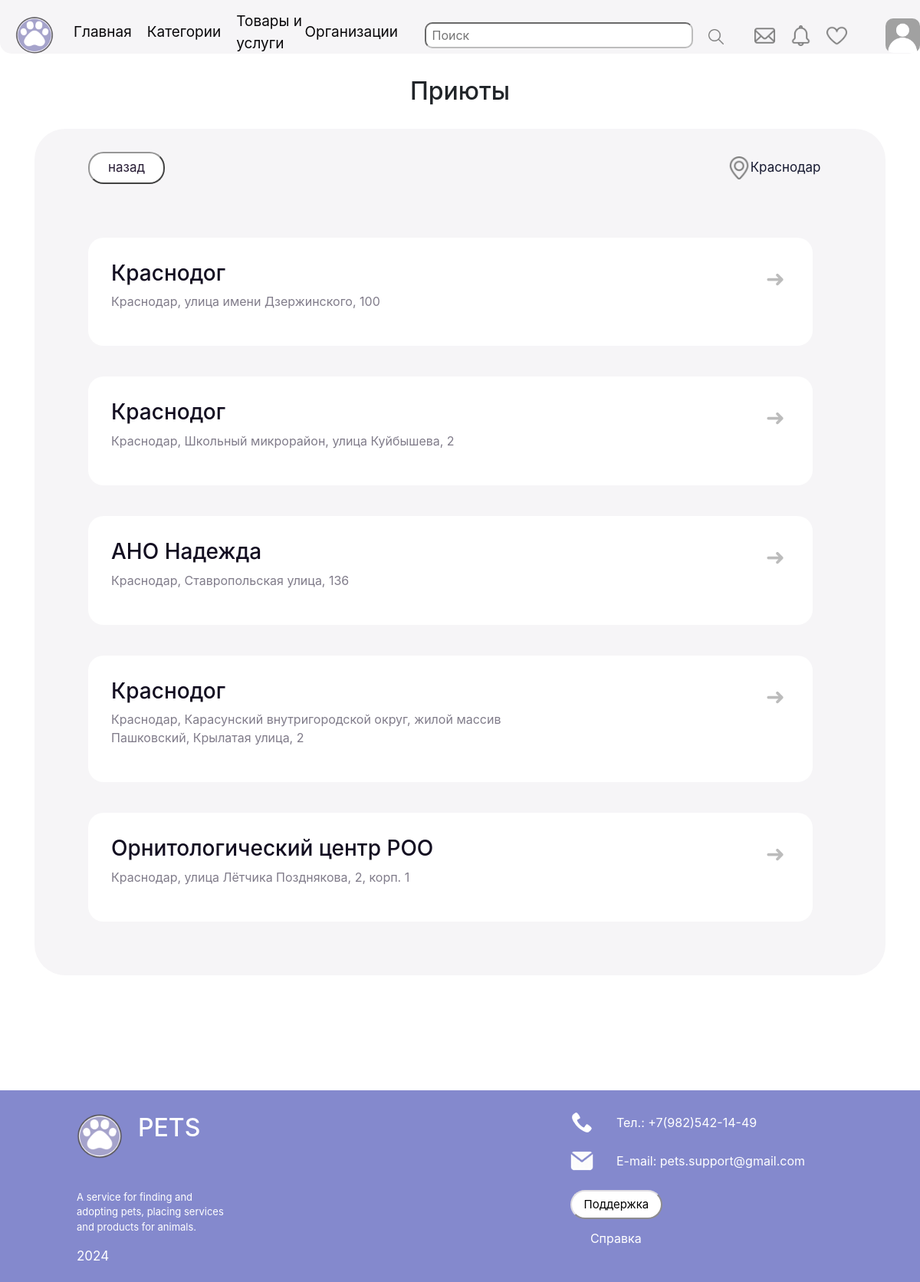
Page /organizations/shelters (signed in) on the committed database.
### data/users.py (models this page shows, shortened)
class User(SqlAlchemyBase, UserMixin):
    __tablename__ = 'users'
    id = sqlalchemy.Column(sqlalchemy.Integer,
                           primary_key=True, autoincrement=True)
    name = sqlalchemy.Column(sqlalchemy.String, nullable=False)
    about = sqlalchemy.Column(sqlalchemy.String, nullable=True)
    photo = sqlalchemy.Column(sqlalchemy.String, nullable=True)
    email = sqlalchemy.Column(sqlalchemy.String,
                              index=True, unique=True, nullable=False)
    hashed_password = sqlalchemy.Column(sqlalchemy.String, nullable=False)
    created_date = sqlalchemy.Column(sqlalchemy.DateTime,
                                     default=datetime.datetime.now)
    posts = orm.relationship("Post", back_populates='user')
    city = sqlalchemy.Column(sqlalchemy.String, default='Москва')

### data/organizations.py (models this page shows)
class Organizations(SqlAlchemyBase):
    __tablename__ = 'organizations'
    id = sqlalchemy.Column(sqlalchemy.Integer,
                           primary_key=True, autoincrement=True)
    name = sqlalchemy.Column(sqlalchemy.String, nullable=False)
    type = sqlalchemy.Column(sqlalchemy.String)
    address = sqlalchemy.Column(sqlalchemy.String)
    hours = sqlalchemy.Column(sqlalchemy.String)
    url = sqlalchemy.Column(sqlalchemy.String)
    contacts = sqlalchemy.Column(sqlalchemy.String)
    city = sqlalchemy.Column(sqlalchemy.String, default='Москва')

### main.py (the view, shortened to what this page needs)
@app.route('/organizations/<types>')
def organization(types):
    f = open('organizations.json', encoding="utf8")
    r = json.load(f)
    n = r[types]["name"]
    if current_user.is_authenticated:
        city = current_user.city
    else:
        city = session.get('city')
        if not city:
            session['city'] = 'Москва'
    ds = db_session.create_session()
    filt = ds.query(Organizations).filter(Organizations.type == types, Organizations.city == city).all()
    ds = db_session.create_session()
    m = ds.query(Organizations).filter(Organizations.city == city, Organizations.type == types).all()
    src = r[types]["src"]
    session["link"] = f'/organizations/{types}'
    if len(city) > 100:
        city = city[:100] + '...'
    return render_template('org_type.html', title=n, name=n, city=city, link_kard=src, info=m)

### data/db_session.py (called while the page is built)
def create_session() -> Session:
    global __factory
    return __factory()

### main.py (called while the page is built)
@login_manager.user_loader
def load_user(user_id):
    db_sess = db_session.create_session()
    return db_sess.query(User).get(user_id)

### templates/org_type.html (shortened to what this page needs)
{% extends "base.html" %}
{% block content %}
<h2>{{ name }}</h2>
<div class="div_o">
    <div class="geo2" style="width: 91%; align-items: center;">
        <a href="/organizations">
            <button class="back">назад</button>
        </a>
        <a href="/choice_city"><img src="/static/img/point.png" height="30">{{ city }}</a>
    </div>
    <a>
        {%for i in info %}
        <a href='/organizations/{{i.type}}/{{i.id}}' class="post_mini"
           style="padding: 30px; display: flex; height: 100%;">
            <div style="width: 80%">
                <h3>{{i.name}}</h3>
                <p style="color: #807c8a">{{i.address}}</p>
            </div>
            <div class='v_div'>
                <button class="v_org2"> ➜</button>
            </div>
        </a>
        {% endfor %}
    </a>
</div>
{% endblock %}

### static/css/style.css (style rules this page uses)
.v_div { text-align: end; width: 40%; }
.div_o { display: block; margin-top: 30px; padding: 30px; text-align: center; font-size: 18px; border-radius: 40px; background: #f6f5f7; }
.geo2 { margin-left: 40px; text-align: start; justify-content: space-between; display: flex; margin-bottom: 30px; }
.post_mini, .post_fav { color: #130e21; text-decoration: none; border-radius: 20px; background-color: #fff; display: block; padding: 30px; height: 200px; margin: 40px; font-size: 16px; text-align: start; justify-content: start; width: 90%; }
.geo2 a { text-decoration: none; color: #171A31; font-size: 17px; }
.v_org2 { font-size: 30px; color: #BCBCBC; background: none; text-decoration: none; border: none; }
.back { color: #281D35; padding: 6px; font-size: 17px; width: 100px; background: #fff; border-color: #969696; border-radius: 20px; }

### rows in the picture
User: city "Краснодар"
Organizations: name "Краснодог", address "Краснодар, улица имени Дзержинского, 100"
Organizations: name "Краснодог", address "Краснодар, Школьный микрорайон, улица Куйбышева, 2"
Organizations: name "АНО Надежда", address "Краснодар, Ставропольская улица, 136"
Organizations: name "Краснодог", address "Краснодар, Карасунский внутригородской округ, жилой массив Пашковский, Крылатая улица, 2"
Organizations: name "Орнитологический центр РОО", address "Краснодар, улица Лётчика Позднякова, 2, корп. 1"

### other values in the picture
{{ name }} "Приюты"
